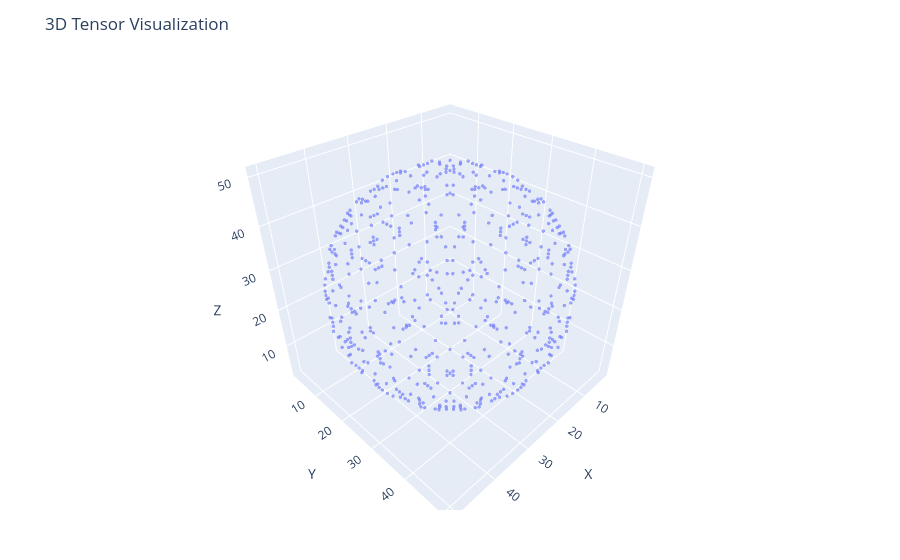

Source (notebook cell):
### Markdown cell above
For a tensor this large we may want an option other than printing to the screen or visualizing.  We can for example save the tensor to a file.  Use the `saveTensorToFile` command.  We will be making 3 versions of this tensor by the end of this notebook so we start by labeling this one as `source` and also list its dimensions.

Similar to the visualization `plotTensor` you can provide an optional final number like `0.001` to drop any coordinates whose absolute value is smaller than `0.001` and save on storage.  Of course this creates a coarser approximation to your original tensor so you will need to work with the tolerances you deem appropriate.

For sparse tensors in the range of 100 x 100 x 100, plotting tends to still be robust, but it may load slower and render less smoothly depending on the parameters choosen.

### Code cell
saveTensorToFile(sphere51, "sphere-51x51x51-source.txt"); # Save a copy.
    
plotTensor(sphere51, 0.001) # try taking a picture with the camera icon

### Figure 1 — Plotly figure (JSON) as saved in the notebook; plotly's stock layout.template omitted (floating-point values rounded to 4 significant figures; data arrays with more than 128 entries replaced by an {"elided": "..."} marker saying what was removed)
{"data": [{"marker": {"opacity": 0.6, "size": 2}, "mode": "markers", "type": "scatter3d", "x": {"elided": "582 int values"}, "y": {"elided": "582 int values"}, "z": {"elided": "582 int values"}}], "layout": {"margin": {"b": 50, "l": 50, "r": 50, "t": 60}, "scene": {"aspectmode": "cube", "xaxis": {"range": [1, 52], "title": "X"}, "yaxis": {"range": [1, 52], "title": "Y"}, "zaxis": {"range": [1, 52], "title": "Z"}}, "title": "3D Tensor Visualization"}}
